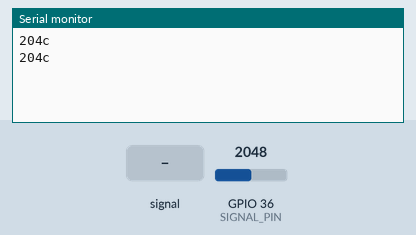
A program run on a simulated ESP32. On the bench: the last lines printed to the serial monitor. Inputs (shaded band) come from the test bench; at power-on: GPIO 36 (SIGNAL_PIN) = 2048.

Above: at 1.8 s.
1.9 s: GPIO 36 (SIGNAL_PIN) fed a 200 Hz sine of ±327 counts around its level
At 2.5 s:
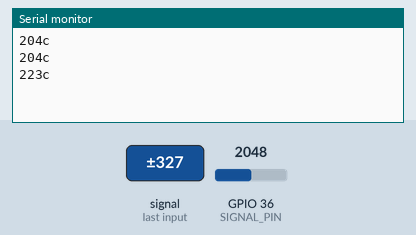
3.4 s: GPIO 36 (SIGNAL_PIN) set to 2866
At 4.7 s:
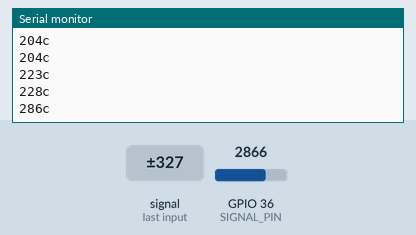
4.9 s: GPIO 36 (SIGNAL_PIN) fed a 1000 Hz sine of ±1023 counts around its level
At 6.3 s:
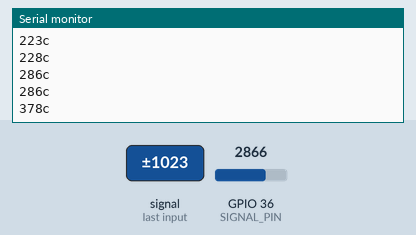
6.4 s: GPIO 36 (SIGNAL_PIN) set to 3603
At 7.9 s:
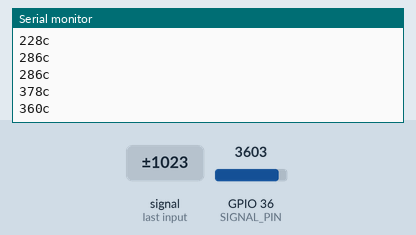
Timing chart, 0 to 8.9 s (numbered marks = the images above; inputs shaded):
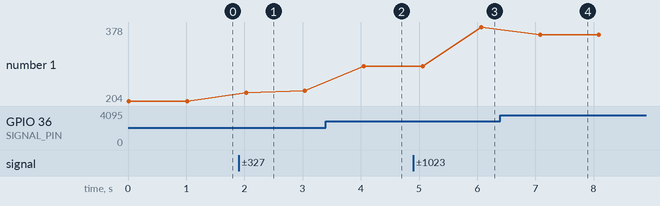

Measured:
- after the input at 1.9 s, the serial monitor: prints a new line after 0.13 s (image 1)
- after the input at 3.4 s, the serial monitor: prints a new line after 0.65 s (image 2)
- after the input at 4.9 s, the serial monitor: prints a new line after 1.2 s (image 3)
- after the input at 6.4 s, the serial monitor: prints a new line after 0.68 s (image 4)
- plotted number 1: 204 → 228 after the input at 1.9 s, 228 → 286 after the input at 3.4 s, 286 → 378 after the input at 4.9 s, 378 → 360 after the input at 6.4 s

The program:

main.cpp
```cpp
#include <Arduino.h>

/*
 * This ESP32 code is created by esp32io.com
 *
 * This ESP32 code is released in the public domain
 *
 * For more detail (instruction and wiring diagram), visit https://esp32io.com/tutorials/esp32-water-sensor
 */

#define POWER_PIN  17 // ESP32 pin GPIO17 connected to sensor's VCC pin
#define SIGNAL_PIN 36 // ESP32 pin GPIO36 (ADC0) connected to sensor's signal pin

int value = 0; // variable to store the sensor value
int modValue = 0; // creating a second value variable to operate on
String valueString;
void setup() {
  Serial.begin(9600);
  pinMode(POWER_PIN, OUTPUT);   // configure pin as an OUTPUT
  digitalWrite(POWER_PIN, LOW); // turn the sensor OFF
}

void loop() {
  digitalWrite(POWER_PIN, HIGH);  // turn the sensor ON
  delay(10);                      // wait 10 milliseconds
  value = analogRead(SIGNAL_PIN); // read the analog value from sensor
  modValue = value/10;

  digitalWrite(POWER_PIN, LOW);   // turn the sensor OFF


  valueString = String(modValue);
  // Serial.print("The water sensor value: ");
  // Serial.println(value);

  Serial.println(valueString+"c");


  delay(1000);
}
```
